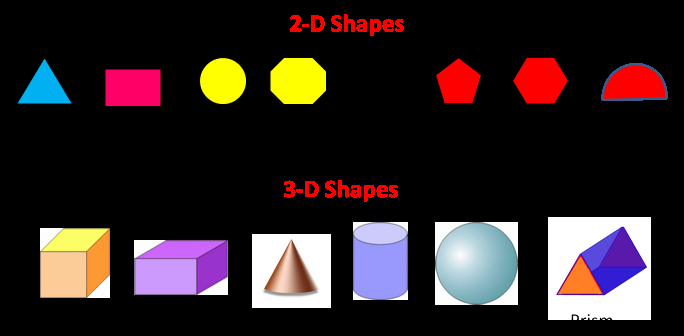
#> input picture images/shapes.png, 684 x 336 px
$ python detectShapes.py
#> lines starting #> are read from the running program, lines starting #| are printed output that depends on the picture; after the words box and inside, x2 and y2 are one past the last pixel; in counts of white or black regions, pixels touching at a corner belong together
import cv2


def do_it(value):
    inverted = value
    on_change(150)


def on_change(val):
    t1 = val
    image = cv2.imread('../images/shapes.png')
    gray = cv2.cvtColor(image, cv2.COLOR_BGR2GRAY)
    ret, thresh = cv2.threshold(gray, t1, 255, wert)
    contours, h = cv2.findContours(thresh, cv2.RETR_EXTERNAL, cv2.CHAIN_APPROX_SIMPLE)
    for cnt in contours:
        approx = cv2.approxPolyDP(cnt, 0.01 * cv2.arcLength(cnt, True), True)
        print(len(approx))
        if len(approx) == 5:
            print("Pentagon")
            cv2.drawContours(image, [cnt], 0, 255, -1)
        elif len(approx) == 3:
            print("Triangle")
            cv2.drawContours(image, [cnt], 0, (0, 255, 0), -1)
        elif len(approx) == 4:
            print("Square")
            cv2.drawContours(image, [cnt], 0, (0, 0, 255), -1)
        # elif len(approx) == 9:
        #   print ("half-circle")
        #   cv2.drawContours(img,[cnt],0,(255,255,0),-1)
        elif len(approx) > 5:
            print("Circle")
            cv2.drawContours(image, [cnt], 0, (0, 255, 255), -1)

    image_copy = image.copy()
    cv2.imshow('img', image_copy)


img = cv2.imread('../images/shapes.png')
#> img is the input picture: shape (336, 684, 3); mean B, G, R 37, 36.2, 47.8
wert = 1
cv2.imshow('img', img)
cv2.createTrackbar('Threshold', 'img', 150, 250, on_change)
cv2.createTrackbar('Invert', 'img', 1, 1, do_it)
cv2.waitKey(0)
#> in on_change, `gray = cv2.cvtColor(image, cv2.COLOR_BGR2GRAY)`:
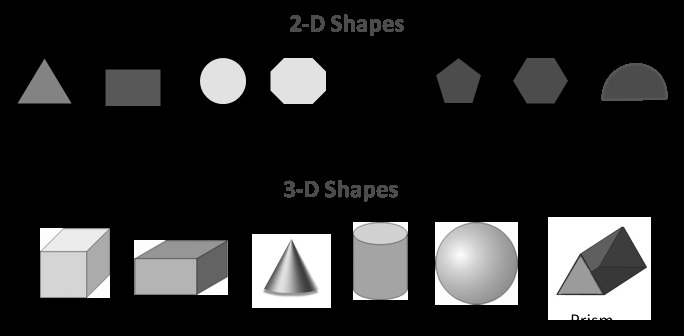
#> gray: shape (336, 684); min 0, max 255, mean 39.8
#> in on_change, `ret, thresh = cv2.threshold(gray, t1, 255, wert)`:
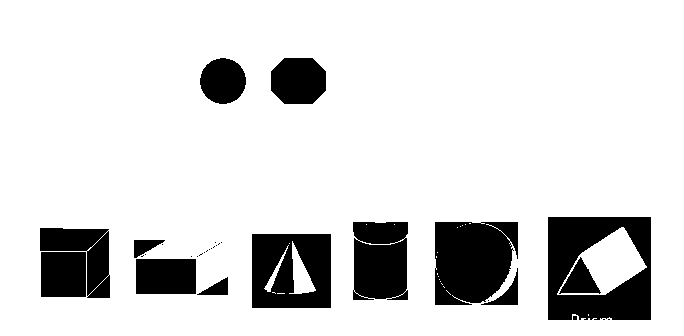
#> thresh: shape (336, 684); 85% white; 32 black regions (19 under 20 px), largest, box (x1, y1, x2, y2) and area: (548, 217, 651, 320) 7081, (435, 222, 518, 305) 5939, (252, 234, 331, 308) 5016
#> in on_change, `ret, thresh = cv2.threshold(gray, t1, 255, wert)`: ret = 150
#> in on_change, `contours, h = cv2.findContours(thresh, cv2.RETR_EXTERNAL, cv2.CHAIN_AP..`: contours = [[[0, 0], [0, 335], [683, 335], [683, 0]]]; h = [[-1, -1, -1, -1]]
#> the loop in on_change, `for cnt in contours:` made 1 pass
#> approx on pass 1: [[0, 0], [0, 335], [683, 335], [683, 0]]
#| 4
#| Square
#> after the loop in on_change, `for cnt in contours:`:
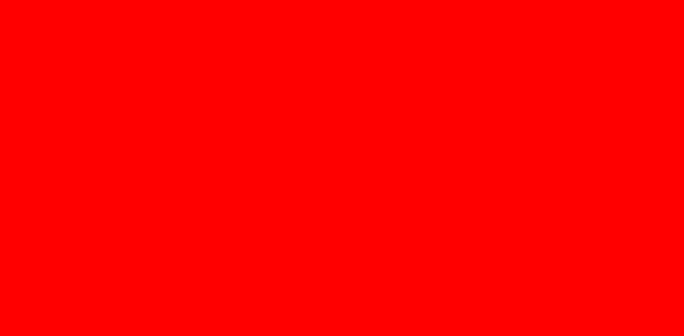
#> image: shape (336, 684, 3); mean B, G, R 0, 0, 255
#> the loop in on_change (call 2), `for cnt in contours:` made 1 pass
#| 4
#| Square
cv2.destroyAllWindows()
